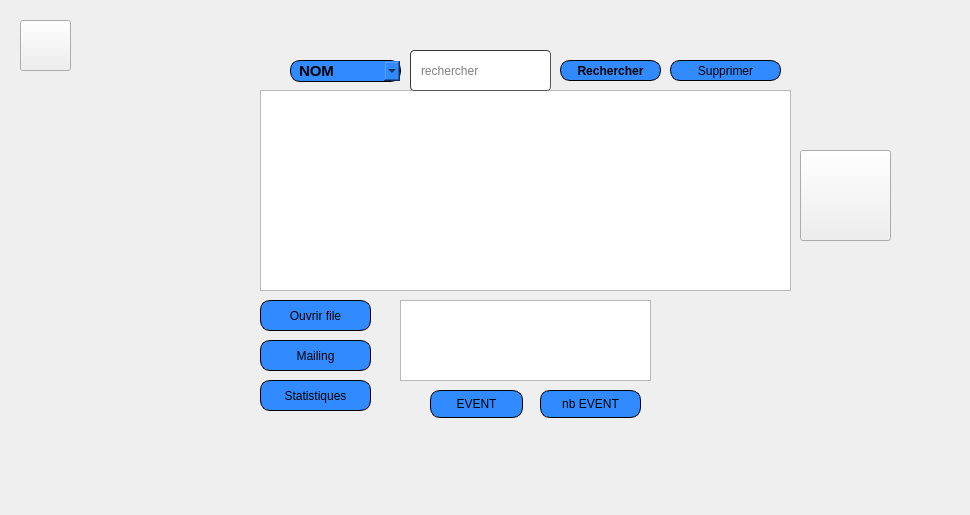
       <widget class="QWidget" name="page_22">
        <widget class="QLabel" name="label_61">
         <property name="geometry">
          <rect>
           <x>-6</x>
           <y>5</y>
           <width>961</width>
           <height>501</height>
          </rect>
         </property>
         <property name="text">
          <string/>
         </property>
         <property name="pixmap">
          <pixmap resource="qt.qrc">:/new/prefix1/icons/haya.png</pixmap>
         </property>
        </widget>
        <widget class="QLabel" name="label_62">
         <property name="geometry">
          <rect>
           <x>200</x>
           <y>40</y>
           <width>701</width>
           <height>401</height>
          </rect>
         </property>
         <property name="text">
          <string/>
         </property>
         <property name="pixmap">
          <pixmap resource="qt.qrc">:/new/prefix1/icons/imf.jpg</pixmap>
         </property>
        </widget>
        <widget class="QTableView" name="tableView_2">
         <property name="geometry">
          <rect>
           <x>260</x>
           <y>90</y>
           <width>531</width>
           <height>201</height>
          </rect>
         </property>
         <property name="styleSheet">
          <string notr="true">color: rgb(0, 85, 255);</string>
         </property>
        </widget>
        <widget class="QPushButton" name="openfile">
         <property name="geometry">
          <rect>
           <x>260</x>
           <y>300</y>
           <width>111</width>
           <height>31</height>
          </rect>
         </property>
         <property name="styleSheet">
          <string notr="true">		border: 1px solid black;
border-radius: 10px;
padding: 0 8px;
background: #318aff;
font: bold, &quot;Arial&quot;;;
text-align:center;
</string>
         </property>
         <property name="text">
          <string>Ouvrir file</string>
         </property>
         <property name="icon">
          <iconset resource="qt.qrc">
           <normaloff>:/new/prefix1/icons/arrow.png</normaloff>:/new/prefix1/icons/arrow.png</iconset>
         </property>
        </widget>
        <widget class="QPushButton" name="mailing">
         <property name="geometry">
          <rect>
           <x>260</x>
           <y>340</y>
           <width>111</width>
           <height>31</height>
          </rect>
         </property>
         <property name="styleSheet">
          <string notr="true">		border: 1px solid black;
border-radius: 10px;
padding: 0 8px;
background: #318aff;
font: bold, &quot;Arial&quot;;;
text-align:center;
</string>
         </property>
         <property name="text">
          <string>Mailing</string>
         </property>
         <property name="icon">
          <iconset resource="qt.qrc">
           <normaloff>:/new/prefix1/icons/B.png</normaloff>:/new/prefix1/icons/B.png</iconset>
         </property>
        </widget>
        <widget class="QPushButton" name="stat">
         <property name="geometry">
          <rect>
           <x>260</x>
           <y>380</y>
           <width>111</width>
           <height>31</height>
          </rect>
         </property>
         <property name="styleSheet">
          <string notr="true">		border: 1px solid black;
border-radius: 10px;
padding: 0 8px;
background: #318aff;
font: bold, &quot;Arial&quot;;;
text-align:center;
</string>
         </property>
         <property name="text">
          <string>Statistiques</string>
         </property>
         <property name="icon">
          <iconset resource="qt.qrc">
           <normaloff>:/new/prefix1/icons/number.png</normaloff>:/new/prefix1/icons/number.png</iconset>
         </property>
        </widget>
        <widget class="QComboBox" name="comboBox_2">
         <property name="geometry">
          <rect>
           <x>290</x>
           <y>60</y>
           <width>111</width>
           <height>22</height>
          </rect>
         </property>
         <property name="font">
          <font>
           <family>Arial</family>
           <pointsize>11</pointsize>
           <weight>75</weight>
           <italic>false</italic>
           <bold>true</bold>
          </font>
         </property>
         <property name="styleSheet">
          <string notr="true">		border: 1px solid black;
border-radius: 10px;
padding: 0 8px;
background: #318aff;
font: bold, &quot;Arial&quot;;;
text-align:center;
</string>
         </property>
         <item>
          <property name="text">
           <string>NOM</string>
          </property>
         </item>
         <item>
          <property name="text">
           <string>ADRESSE</string>
          </property>
         </item>
         <item>
          <property name="text">
           <string>TEL</string>
          </property>
         </item>
        </widget>
        <widget class="QLineEdit" name="recherche_2">
         <property name="geometry">
          <rect>
           <x>410</x>
           <y>50</y>
           <width>141</width>
           <height>41</height>
          </rect>
         </property>
         <property name="styleSheet">
          <string notr="true">	border-width: 1px; border-radius: 4px;
	border-color: rgb(58, 58, 58);
	border-style: inset;
	padding: 0 8px;


	selection-background-color: rgb(187, 187, 187);
	selection-color: rgb(60, 63, 65);</string>
         </property>
         <property name="placeholderText">
          <string>rechercher</string>
         </property>
        </widget>
        <widget class="QPushButton" name="search_2">
         <property name="geometry">
          <rect>
           <x>560</x>
           <y>60</y>
           <width>101</width>
           <height>21</height>
          </rect>
         </property>
         <property name="font">
          <font>
           <family>Arial</family>
           <pointsize>9</pointsize>
           <weight>75</weight>
           <italic>false</italic>
           <bold>true</bold>
          </font>
         </property>
         <property name="styleSheet">
          <string notr="true">		border: 1px solid black;
border-radius: 10px;
padding: 0 8px;
background: #318aff;
font: bold, &quot;Arial&quot;;;
text-align:center;
</string>
         </property>
         <property name="text">
          <string>Rechercher</string>
         </property>
         <property name="icon">
          <iconset resource="qt.qrc">
           <normaloff>:/new/prefix1/icons/AP.png</normaloff>:/new/prefix1/icons/AP.png</iconset>
         </property>
         <property name="iconSize">
          <size>
           <width>20</width>
           <height>20</height>
          </size>
         </property>
        </widget>
        <widget class="QPushButton" name="supprimer_2">
         <property name="geometry">
          <rect>
           <x>670</x>
           <y>60</y>
           <width>111</width>
           <height>21</height>
          </rect>
         </property>
         <property name="styleSheet">
          <string notr="true">		border: 1px solid black;
border-radius: 10px;
padding: 0 8px;
background: #318aff;
font: bold, &quot;Arial&quot;;;
text-align:center;
</string>
         </property>
         <property name="text">
          <string>Supprimer</string>
         </property>
         <property name="icon">
          <iconset resource="qt.qrc">
           <normaloff>:/new/prefix1/icons/PP.png</normaloff>:/new/prefix1/icons/PP.png</iconset>
         </property>
        </widget>
        <widget class="QTableView" name="tableView_3">
         <property name="geometry">
          <rect>
           <x>400</x>
           <y>300</y>
           <width>251</width>
           <height>81</height>
          </rect>
         </property>
        </widget>
        <widget class="QPushButton" name="total">
         <property name="geometry">
          <rect>
           <x>430</x>
           <y>390</y>
           <width>93</width>
           <height>28</height>
          </rect>
         </property>
         <property name="styleSheet">
          <string notr="true">		border: 1px solid black;
border-radius: 10px;
padding: 0 8px;
background: #318aff;
font: bold, &quot;Arial&quot;;;
text-align:center;
</string>
         </property>
         <property name="text">
          <string>EVENT</string>
         </property>
         <property name="icon">
          <iconset resource="projet.qrc">
           <normaloff>:/new/prefix1/icons/2558944.png</normaloff>:/new/prefix1/icons/2558944.png</iconset>
         </property>
        </widget>
        <widget class="QPushButton" name="sponsor_ajout">
         <property name="geometry">
          <rect>
           <x>800</x>
           <y>150</y>
           <width>91</width>
           <height>91</height>
          </rect>
         </property>
         <property name="text">
          <string/>
         </property>
         <property name="icon">
          <iconset resource="projet.qrc">
           <normaloff>:/new/prefix1/icons/icons8_add_user_male_200px.png</normaloff>:/new/prefix1/icons/icons8_add_user_male_200px.png</iconset>
         </property>
         <property name="iconSize">
          <size>
           <width>90</width>
           <height>150</height>
          </size>
         </property>
         <property name="autoDefault">
          <bool>false</bool>
         </property>
        </widget>
        <widget class="QLabel" name="label_101">
         <property name="geometry">
          <rect>
           <x>250</x>
           <y>60</y>
           <width>31</width>
           <height>21</height>
          </rect>
         </property>
         <property name="text">
          <string/>
         </property>
         <property name="pixmap">
          <pixmap resource="qt.qrc">:/new/prefix1/icons/alpha.png</pixmap>
         </property>
         <property name="scaledContents">
          <bool>true</bool>
         </property>
        </widget>
        <widget class="QPushButton" name="home_sponsor">
         <property name="geometry">
          <rect>
           <x>20</x>
           <y>20</y>
           <width>51</width>
           <height>51</height>
          </rect>
         </property>
         <property name="styleSheet">
          <string notr="true">background-image: url(:/new/prefix1/icons/icons8_home_48px.png);</string>
         </property>
         <property name="text">
          <string/>
         </property>
        </widget>
        <widget class="QPushButton" name="Nbevent">
         <property name="geometry">
          <rect>
           <x>540</x>
           <y>390</y>
           <width>101</width>
           <height>28</height>
          </rect>
         </property>
         <property name="styleSheet">
          <string notr="true">		border: 1px solid black;
border-radius: 10px;
padding: 0 8px;
background: #318aff;
font: bold, &quot;Arial&quot;;;
text-align:center;
</string>
         </property>
         <property name="text">
          <string>nb EVENT</string>
         </property>
         <property name="icon">
          <iconset resource="projet.qrc">
           <normaloff>:/new/prefix1/icons/2558944.png</normaloff>:/new/prefix1/icons/2558944.png</iconset>
         </property>
        </widget>
       </widget>
